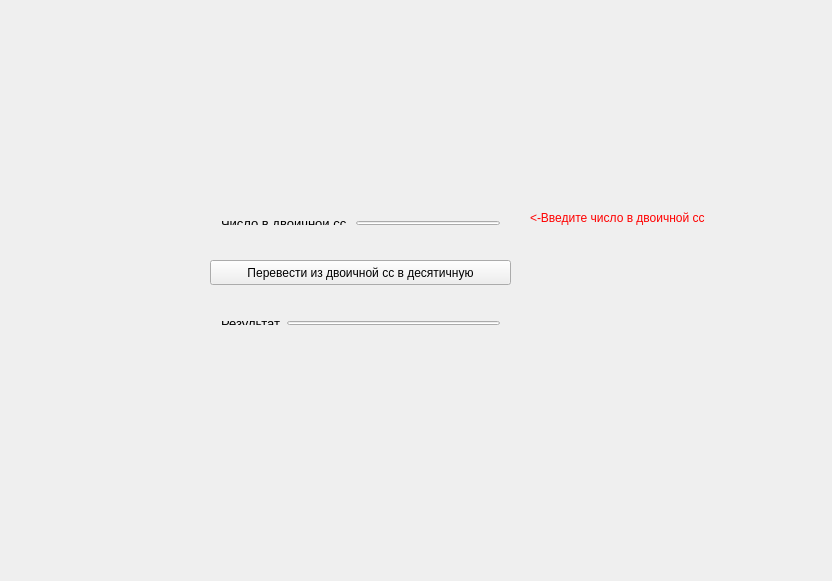
<?xml version="1.0" encoding="UTF-8"?>
<ui version="4.0">
 <class>Widget</class>
 <widget class="QWidget" name="Widget">
  <property name="geometry">
   <rect>
    <x>0</x>
    <y>0</y>
    <width>832</width>
    <height>581</height>
   </rect>
  </property>
  <property name="windowTitle">
   <string>Widget</string>
  </property>
  <widget class="QWidget" name="layoutWidget">
   <property name="geometry">
    <rect>
     <x>210</x>
     <y>310</y>
     <width>301</width>
     <height>26</height>
    </rect>
   </property>
   <layout class="QHBoxLayout" name="horizontalLayout">
    <item>
     <widget class="QLabel" name="label_3">
      <property name="font">
       <font>
        <pointsize>10</pointsize>
       </font>
      </property>
      <property name="text">
       <string>Результат</string>
      </property>
     </widget>
    </item>
    <item>
     <widget class="QLineEdit" name="rez">
      <property name="readOnly">
       <bool>true</bool>
      </property>
     </widget>
    </item>
   </layout>
  </widget>
  <widget class="QPushButton" name="pushButton">
   <property name="geometry">
    <rect>
     <x>210</x>
     <y>260</y>
     <width>301</width>
     <height>25</height>
    </rect>
   </property>
   <property name="font">
    <font>
     <pointsize>9</pointsize>
    </font>
   </property>
   <property name="text">
    <string>Перевести из двоичной сс в десятичную</string>
   </property>
  </widget>
  <widget class="QLabel" name="label">
   <property name="geometry">
    <rect>
     <x>530</x>
     <y>210</y>
     <width>201</width>
     <height>16</height>
    </rect>
   </property>
   <property name="palette">
    <palette>
     <active>
      <colorrole role="WindowText">
       <brush brushstyle="SolidPattern">
        <color alpha="255">
         <red>255</red>
         <green>0</green>
         <blue>0</blue>
        </color>
       </brush>
      </colorrole>
      <colorrole role="Text">
       <brush brushstyle="SolidPattern">
        <color alpha="255">
         <red>255</red>
         <green>0</green>
         <blue>0</blue>
        </color>
       </brush>
      </colorrole>
      <colorrole role="PlaceholderText">
       <brush brushstyle="SolidPattern">
        <color alpha="128">
         <red>255</red>
         <green>0</green>
         <blue>0</blue>
        </color>
       </brush>
      </colorrole>
     </active>
     <inactive>
      <colorrole role="WindowText">
       <brush brushstyle="SolidPattern">
        <color alpha="255">
         <red>255</red>
         <green>0</green>
         <blue>0</blue>
        </color>
       </brush>
      </colorrole>
      <colorrole role="Text">
       <brush brushstyle="SolidPattern">
        <color alpha="255">
         <red>255</red>
         <green>0</green>
         <blue>0</blue>
        </color>
       </brush>
      </colorrole>
      <colorrole role="PlaceholderText">
       <brush brushstyle="SolidPattern">
        <color alpha="128">
         <red>255</red>
         <green>0</green>
         <blue>0</blue>
        </color>
       </brush>
      </colorrole>
     </inactive>
     <disabled>
      <colorrole role="WindowText">
       <brush brushstyle="SolidPattern">
        <color alpha="127">
         <red>255</red>
         <green>255</green>
         <blue>255</blue>
        </color>
       </brush>
      </colorrole>
      <colorrole role="Text">
       <brush brushstyle="SolidPattern">
        <color alpha="127">
         <red>255</red>
         <green>255</green>
         <blue>255</blue>
        </color>
       </brush>
      </colorrole>
      <colorrole role="PlaceholderText">
       <brush brushstyle="SolidPattern">
        <color alpha="128">
         <red>231</red>
         <green>231</green>
         <blue>231</blue>
        </color>
       </brush>
      </colorrole>
     </disabled>
    </palette>
   </property>
   <property name="text">
    <string>&lt;-Введите число в двоичной сс</string>
   </property>
  </widget>
  <widget class="QWidget" name="layoutWidget_2">
   <property name="geometry">
    <rect>
     <x>210</x>
     <y>210</y>
     <width>301</width>
     <height>26</height>
    </rect>
   </property>
   <layout class="QHBoxLayout" name="horizontalLayout_2">
    <item>
     <widget class="QLabel" name="label_2">
      <property name="font">
       <font>
        <pointsize>10</pointsize>
       </font>
      </property>
      <property name="text">
       <string>Число в двоичной сс </string>
      </property>
     </widget>
    </item>
    <item>
     <widget class="QLineEdit" name="vvod">
      <property name="maxLength">
       <number>10</number>
      </property>
     </widget>
    </item>
   </layout>
  </widget>
 </widget>
 <layoutdefault spacing="6" margin="11"/>
 <resources/>
 <connections/>
</ui>
